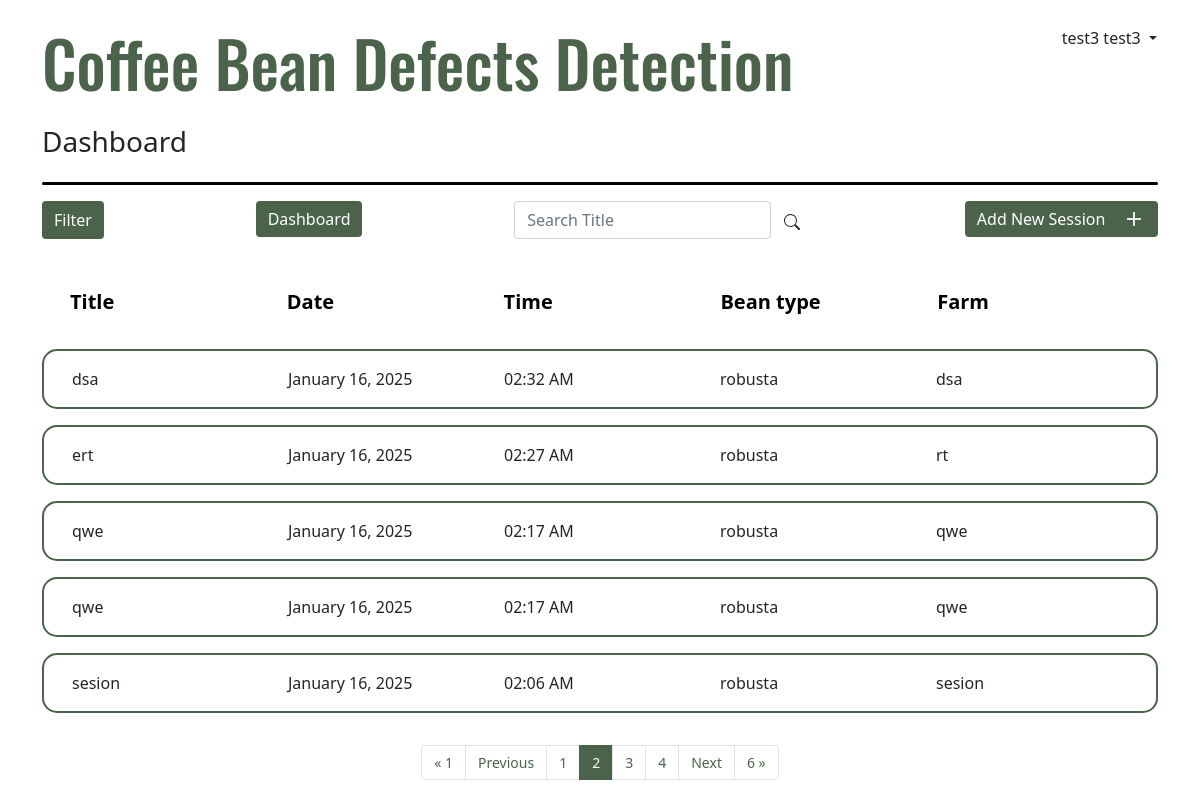
The app's page /dashboard/?page=2 (signed in) with its own data.
### apps/dashboard/models.py (models this page shows, shortened)
class BatchSession(models.Model):
    batch_id = models.AutoField(primary_key=True)
    title = models.CharField(max_length=255, null=False)
    date_created = models.DateTimeField(default=now)
    bean_type = models.CharField(max_length=50)
    farm = models.CharField(max_length=255)
    user = models.ForeignKey(User, on_delete=models.CASCADE)

### apps/dashboard/views.py (the view, shortened to what this page needs)
# urls.py: path('dashboard/', views.DashboardListView.as_view(), name="dashboard"),
class DashboardListView(LoginRequiredMixin, ListView):
    model = BatchSession
    template_name = "dashboard/dashboard.html"
    redirect_field_name = "redirect_to"
    paginate_by = 5
    def get_queryset(self):
        query = Q(user=self.request.user)
        month = self.request.GET.get("month", "")
        bean_types = self.request.GET.get("type")  # Multiple values
        bean_types = str(bean_types).split("-")
        year = self.request.GET.get("year","")
        farm = self.request.GET.get("farm")
        title = self.request.GET.get("title")
        if title:
            query &= Q(title__contains=title)
        if month.isdigit():
            query &= Q(date_created__month=int(month))
        if year.isdigit():
            query &= Q(date_created__year=int(year))
        if bean_types != ['None']:
            query &= Q(bean_type__in=bean_types)
        if farm:
            query &= Q(farm__contains=farm)
        queryset = BatchSession.objects.filter(query).order_by("-date_created")
        return queryset
    def get_context_data(self, object_list=None, **kwargs):
        context = super().get_context_data(**kwargs)
        context['current_time'] = datetime.now().strftime("%H:%M:%S")
        queryset = object_list if object_list is not None else self.object_list
        page_size = self.get_paginate_by(queryset)
        print("PAGESIZE:", page_size)
        if page_size:
            paginator, page, queryset, is_paginated = self.paginate_queryset(
                queryset, page_size
            )
            context = {
                "paginator": paginator,
                "page_obj": page,
                "is_paginated": is_paginated,
                "object_list": queryset,
            }
        page_obj = context['page_obj']
        paginator = page_obj.paginator
        start_index = max(1, page_obj.number - 2)
        end_index = min(paginator.num_pages + 1, page_obj.number + 3)
        context['page_range'] = range(start_index, end_index)
        return context
    def render_to_response(self, context, **response_kwargs):
        if self.request.headers.get('X-Requested-With') == 'XMLHttpRequest':
            new_batch = self.get_context_data()
            html = render_to_string('dashboard/partials/filter_batch.html', {'filtered_batch': new_batch}, request=self.request)
            return JsonResponse({"html": html}, safe=False)
        return super().render_to_response(context, **response_kwargs)

### apps/dashboard/templates/dashboard/dashboard.html (shortened to what this page needs)
{% extends "layout.html" %}
{% block header_title %}
  Coffee Bean Defects Detection
{% endblock header_title %}
{% block head_content %}
<div class="d-inline-flex align-items-end gap-3">
  <h3>Dashboard</h3>
</div>
<div
  class="my-3"
  style="
    width: 100%;
    height: 3px;
    background-color: black;
    border-radius: 20px;
  "></div>
{% endblock head_content %}
{% block content %}
<div class="d-flex justify-content-between mb-2">
  <button
    class="btn btn-success"
    type="button"
    data-bs-toggle="offcanvas"
    data-bs-target="#filter-offcanvas"
    aria-controls="offcanvasWithBothOptions">
    Filter
  </button>
  <a href="{% url "dashboard" %}">
    <button class="btn btn-success">Dashboard</button>
  </a>
  <div>
    <div class="d-flex">
      <input
        id="search"
        type="text"
        name="search"
        class="form-control"
        placeholder="Search Title" />
      <button class="input-group-text btn" id="basic-addon2">
        <svg
          xmlns="http://www.w3.org/2000/svg"
          width="16"
          height="16"
          fill="currentColor"
          class="bi bi-search"
          viewBox="0 0 16 16">
          <path
            d="M11.742 10.344a6.5 6.5 0 1 0-1.397 1.398h-.001q.044.06.098.115l3.85 3.85a1 1 0 0 0 1.415-1.414l-3.85-3.85a1 1 0 0 0-.115-.1zM12 6.5a5.5 5.5 0 1 1-11 0 5.5 5.5 0 0 1 11 0" />
        </svg>
      </button>
    </div>
  </div>
  <a href="{% url "add_session" %}" style="text-decoration:none">
    <button class="btn btn-success d-flex align-items-center">
      <p class="mb-0 me-0">Add New Session&nbsp;&nbsp;&nbsp;&nbsp;</p>
      <svg  xmlns="http://www.w3.org/2000/svg" height="24px" viewBox="0 -960 960 960" width="24px" fill="#e8eaed">
        <path d="M440-440H200v-80h240v-240h80v240h240v80H520v240h-80v-240Z"/>
      </svg>
    </button>
  </a>
</div>
<br />
<div class="container-fluid m-0 p-0" id="container-main">
    <div class="mb-3">
      <div class="row session-batches-header fw-bold fs-5 m-0 p-3">
        <div class="col">Title</div>
        <div class="col">Date</div>
        <div class="col">Time</div>
        <div class="col">Bean type</div>
        <div class="col">Farm</div>
      </div>
    </div>
    <div id="session-list-container">
      {% for object in object_list %}
      <div class="session-list container-fluid">
        <div
          class="row p-3 mb-3 session-batches-container"
          data-bs-toggle="collapse"
          href="#collapseExample{{ object.batch_id }}"
          role="button"
          aria-expanded="false"
          aria-controls="collapseExample1">
          <div class="col">{{ object.title }}</div>
          <div class="col">{{ object.date_created|date:"F d, Y" }}</div>
          <div class="col">{{ object.date_created|date:"h:i A" }}</div>
          <div class="col">{{ object.bean_type }}</div>
          <div class="col">{{ object.farm }}</div>
        </div>
      </div>
      {% endfor %}
    </div>
    {% if page_obj.paginator.num_pages > 1%}
      {% if page_obj.has_next or page_obj.has_previous %}
      <nav aria-label="Page navigation " class="d-flex justify-content-center align-items-center">
        <ul class="pagination pagination-custom mt-3 mb-0">
          {% if page_obj.has_previous %}
            {% if search_query %}
            <li class="page-item pages"><a class="page-link" href="?page=1&search={{search_query}}">&laquo; 1</a></li>
            <li class="page-item pages"><a class="page-link" href="?page={{ page_obj.previous_page_number }}&search={{search_query}}">Previous</a></li>
            {% else %}
            <li class="page-item"><a class="page-link pages" href="?page=1">&laquo; 1</a></li>
            <li class="page-item"><a class="page-link pages" href="?page={{ page_obj.previous_page_number }}">Previous</a></li>
            {% endif %}
          {% endif %}
          {% for page_num in page_range %}
            {% if page_num == page_obj.number %}
              <li class="page-item current-page">
                <a class="page-link">{{ page_num }}</a>
              </li>
            {% else %}
              {% if search_query %}
              <li class="page-item">
                <a class="page-link pages" href="?page={{ page_num }}&search={{search_query}}">{{ page_num }}</a>
              </li>
              {% else %}
              <li class="page-item">
                <a class="page-link pages" href="?page={{ page_num }}">{{ page_num }}</a>
              </li>
              {% endif %}
            {% endif %}
          {% endfor %}
          {% if page_obj.has_next %}
            {% if search_query %}
            <li class="page-item"><a class="page-link pages" href="?page={{ page_obj.next_page_number }}&search={{search_query}}">Next</a></li>
            <li class="page-item"><a class="page-link pages" href="?page={{ page_obj.paginator.num_pages }}&search={{search_query}}">{{page_obj.paginator.num_pages}} &raquo;</a></li>
            {% else %}
            <li class="page-item"><a class="page-link pages" href="?page={{ page_obj.next_page_number }}">Next</a></li>
            <li class="page-item"><a class="page-link pages" href="?page={{ page_obj.paginator.num_pages }}">{{page_obj.paginator.num_pages}} &raquo;</a></li>
            {% endif %}
          {% endif %}
        </ul>
      </nav>
      {% endif %}
    {% endif %}
</div>
{% endblock content %}

### apps/templates/layout.html (shortened to what this page needs)
{% load static %}
<!DOCTYPE html>
<html lang="en">
  <head>
    <link href="https://cdn.jsdelivr.net/npm/bootstrap@5.1.3/dist/css/bootstrap.min.css" rel="stylesheet" />
    <link href="{% static 'style.css' %}?v={{ current_time }}" rel="stylesheet"/>
  </head>
  <body>
    <div class="container-md mb-3">
      <div>
        <div class="title row flex-column-reverse flex-sm-row m-0">
          <h3 class="col my-4 p-0">
            {% block header_title %}{% endblock header_title %}
          </h3>
          <div class="col col-sm-3 my-4 col-md-3 text-sm-center text-md-end p-0">
            <div
              class="dropdown-toggle btn p-0"
              data-bs-toggle="dropdown"
              aria-expanded="false">
              {{ request.user.first_name }} {{ request.user.last_name }}
            </div>
          </div>
        </div>
        {% block head_content %} {% endblock head_content %}
      </div>
      {% block content %} {% endblock content %}
    </div>
  </body>
</html>

### static/style.css (style rules this page uses)
:root { --main-green-theme: rgb(75, 99, 75); }
.title > h3 { font-size: 2em; font-family: "Oswald", sans-serif; font-optical-sizing: auto; font-style: normal; color: rgb(75, 99, 75); }
.btn-success { background-color: var(--main-green-theme); border: none; }
.session-batches-container { border-radius: 15px; border: 2px var(--main-green-theme) solid; }
.session-batches, .session-batches-header { text-decoration: none; color: black; }
@media screen and (min-width: 576px) { .title > h3 { font-size: 3em; } }
.page-link { color: var(--main-green-theme); }
.pagination-custom { font-size: 14px; }
.current-page a { color: white; background-color: var(--main-green-theme) !important; border-color: var(--main-green-theme) !important; }
@media screen and (min-width: 768px) { .title > h3 { font-size: 4em; } }

### records on screen
BatchSession: title "dsa", date_created "January 16, 2025", date_created "02:32 AM", bean_type "robusta", farm "dsa"
BatchSession: title "ert", date_created "January 16, 2025", date_created "02:27 AM", bean_type "robusta", farm "rt"
BatchSession: title "qwe", date_created "January 16, 2025", date_created "02:17 AM", bean_type "robusta", farm "qwe"
BatchSession: title "qwe", date_created "January 16, 2025", date_created "02:17 AM", bean_type "robusta", farm "qwe"
BatchSession: title "sesion", date_created "January 16, 2025", date_created "02:06 AM", bean_type "robusta", farm "sesion"

### other values on screen
{{ request.user.first_name }} "test3"
{{ request.user.last_name }} "test3"
{{ page_num }} "1" "3" "4"
{{ page_num }} "2"
{{ page_obj.paginator.num_pages }} "6"
